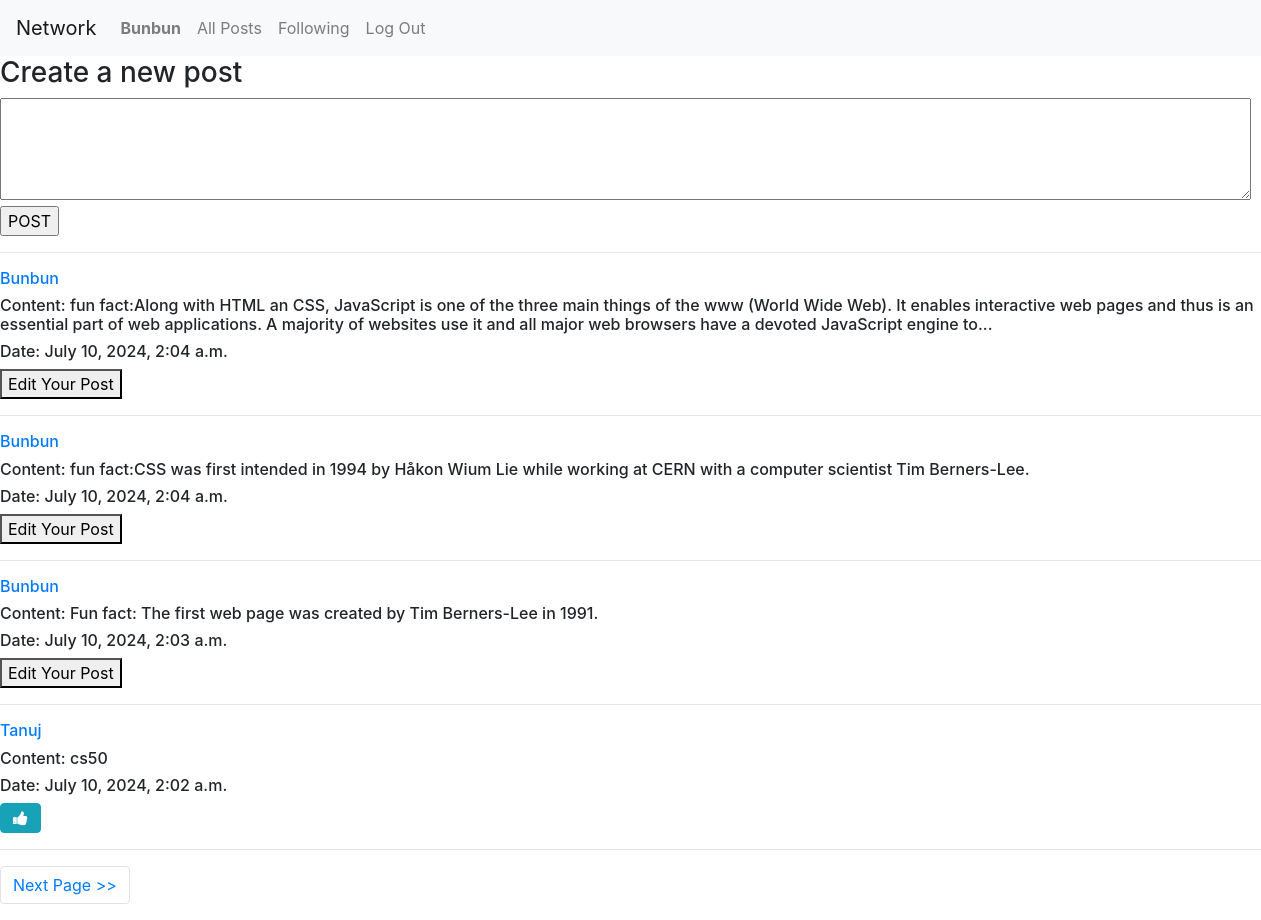
The app's page / (signed in) with its own data.
### network/models.py (models this page shows, shortened)
class User(AbstractUser):
    pass

class Creatpost(models.Model):
    postcontent = models.CharField(max_length=500)
    user = models.ForeignKey(User, on_delete=models.CASCADE, related_name="authorofpost")
    datecreated = models.DateTimeField(auto_now_add=True)

### network/views.py (the view)
# urls.py: path("", views.index, name="index"),
def index(request):
    totalposts = Creatpost.objects.all().order_by("id").reverse()
    paginator = Paginator(totalposts, 4 )
    pagenum = request.GET.get('postindex')
    pagepost = paginator.get_page(pagenum)
    totallikes = Likepost.objects.all()
    wholikedpost = []
    try:
        for Likes in totallikes:
            if Likes.user.id == request.user.id:
                wholikedpost.append(Likes.post.id)
    except:
        wholikedpost = []
    return render(request, "network/index.html",{
        "totalposts" : totalposts,
        "pagepost":pagepost,
        "wholikedpost":wholikedpost
    })

### network/templates/network/index.html (shortened to what this page needs)
{% extends "network/layout.html" %}
{% block body %}
    {% if user.is_authenticated %}
        <h3>Create a new post</h3>
        <form action="{% url 'createapost' %}" method="POST">
            <textarea name="postcontent" rows="4" cols="120"></textarea>
            <br>
            <input type="submit" value="POST"/>
            <hr>
        </form>
    {% endif %}
    <div>
        {% for post in pagepost %}
            <h6><a href="{% url 'viewprofile' user_id=post.user.id %}">{{ post.user }}</a></h6>
            <h6 id="content_{{ post.id }}">Content: {{ post.postcontent }}</h6>
            <h6>Date: {{ post.datecreated }}</h6>
            {% if user == post.user %}
                <button data-toggle="modal" data-target="#editmodal_{{ post.id }}">Edit Your Post</button>
              {% else  %}
                {% if post.id in wholikedpost  %}
                <button class="btn btn-info fa fa-thumbs-down" id="{{ post.id }}" onclick="likeHandler({{post.id}}, {{wholikedpost}})"></button>
                {% else  %}
                <button class="btn btn-info fa fa-thumbs-up" id="{{ post.id }}" onclick="likeHandler({{post.id}}, {{wholikedpost}})"></button>
                {% endif  %}
              {% endif %}
            <hr>
        {% endfor %}
    </div>
    <nav aria-label="Page navigation example">
        <ul class="pagination">
        {% if pagepost.has_next %}
            <li class="page-item"><a class="page-link" href="?postindex={{ pagepost.next_page_number }}">Next Page &gt;&gt;</a></li>
        {% endif %}
        </ul>
    </nav>
{% endblock %}

### network/templates/network/layout.html (shortened to what this page needs)
{% load static %}
<!DOCTYPE html>
<html lang="en">
    <head>
        <link rel="stylesheet" href="https://stackpath.bootstrapcdn.com/bootstrap/4.4.1/css/bootstrap.min.css">
        <link href="{% static 'network/styles.css' %}" rel="stylesheet">
        <link rel="stylesheet" href="https://cdnjs.cloudflare.com/ajax/libs/font-awesome/4.7.0/css/font-awesome.min.css">
    </head>
    <body>
        <nav class="navbar navbar-expand-lg navbar-light bg-light">
            <a class="navbar-brand" href="{% url 'index' %}">Network</a>
            <div>
              <ul class="navbar-nav mr-auto">
                {% if user.is_authenticated %}
                    <li class="nav-item">
                        <a class="nav-link" href="{% url 'viewprofile' user_id=user.id%}"><strong>{{ user.username }}</strong></a>
                    </li>
                {% endif %}
                <li class="nav-item">
                  <a class="nav-link" href="{% url 'index' %}">All Posts</a>
                </li>
                {% if user.is_authenticated %}
                    <li class="nav-item">
                        <a class="nav-link" href="followedusers">Following</a>
                    </li>
                    <li class="nav-item">
                        <a class="nav-link" href="{% url 'logout' %}">Log Out</a>
                    </li>
                {% endif %}
              </ul>
            </div>
          </nav>
        <div class="body">
            {% block body %}
            {% endblock %}
        </div>
    </body>
</html>

### records on screen
User: username "Bunbun"
Creatpost: user "Bunbun", postcontent "fun fact:Along with HTML an CSS, JavaScript is one of the three main things of the www (World Wide Web). It enables interactive web pages and thus is an essential part of web applications. A majority of websites use it and all major web browsers have a devoted JavaScript engine to...", datecreated "July 10, 2024, 2:04 a.m."
Creatpost: user "Bunbun", postcontent "fun fact:CSS was first intended in 1994 by Håkon Wium Lie while working at CERN with a computer scientist Tim Berners-Lee.", datecreated "July 10, 2024, 2:04 a.m."
Creatpost: user "Bunbun", postcontent "Fun fact: The first web page was created by Tim Berners-Lee in 1991.", datecreated "July 10, 2024, 2:03 a.m."
Creatpost: user "Tanuj", postcontent "cs50", datecreated "July 10, 2024, 2:02 a.m."
